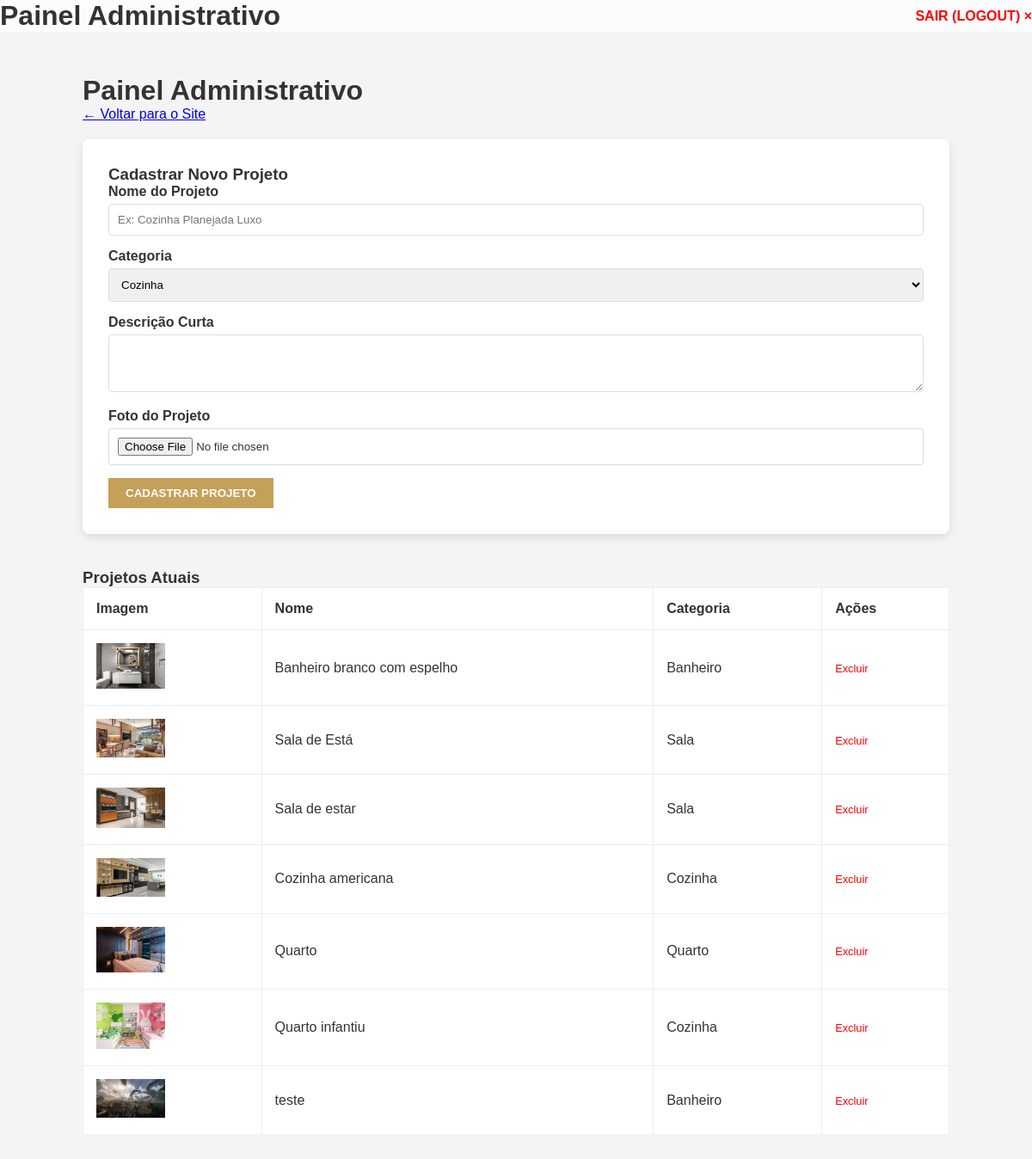
The app's page /admin (signed in) with its own data.
### models.py (models this page shows)
class Movel(db.Model):
    id = db.Column(db.Integer, primary_key=True)
    nome = db.Column(db.String(100), nullable=False)
    categoria = db.Column(db.String(50), nullable=False)
    descricao = db.Column(db.Text, nullable=False)
    imagem_url = db.Column(db.String(200), nullable=False)
    preco_base = db.Column(db.Float, nullable=True) # Agora ele será criado corretamente

### app.py (the view)
@app.route('/admin')
@login_required  # Protege a página de administração
def admin():
    todos = Movel.query.all()
    return render_template('admin.html', moveis=todos)

### app.py (called while the page is built)
@login_manager.user_loader
def load_user(user_id):
    return Usuario.query.get(int(user_id))

### templates/admin.html (shortened to what this page needs)
<!DOCTYPE html>
<html lang="pt-br">
<head>
    <link rel="stylesheet" href="{{ url_for('static', filename='css/style.css') }}">
</head>
<body>
    <div style="display: flex; justify-content: space-between; align-items: center;">
    <h1>Painel Administrativo</h1>
    <a href="/logout" style="color: red; text-decoration: none; font-weight: bold;">SAIR (LOGOUT) ×</a>
    </div>
    <div class="admin-container">
        <h1>Painel Administrativo</h1>
        <a href="/" style="display:inline-block; margin-bottom: 20px;">← Voltar para o Site</a>
        <div class="form-add">
            <h3>Cadastrar Novo Projeto</h3>
            <form action="/admin/add" method="POST" enctype="multipart/form-data">
                <div class="form-group">
                    <label>Nome do Projeto</label>
                    <input type="text" name="nome" required placeholder="Ex: Cozinha Planejada Luxo">
                </div>
                <div class="form-group">
                    <label>Categoria</label>
                    <select name="categoria">
                        <option value="Cozinha">Cozinha</option>
                    </select>
                </div>
                <div class="form-group">
                    <label>Descrição Curta</label>
                    <textarea name="descricao" rows="3" required></textarea>
                </div>
                <div class="form-group">
                    <label>Foto do Projeto</label>
                    <input type="file" name="imagem" accept="image/*" required>
                </div>
                <button type="submit" class="btn-save">CADASTRAR PROJETO</button>
            </form>
        </div>
        <h3>Projetos Atuais</h3>
        <table class="admin-table">
            <thead>
                <tr>
                    <th>Imagem</th>
                    <th>Nome</th>
                    <th>Categoria</th>
                    <th>Ações</th>
                </tr>
            </thead>
            <tbody>
                {% for movel in moveis %}
                <tr>
                    <td><img src="{{ url_for('static', filename='img/' + movel.imagem_url) }}" width="80"></td>
                    <td>{{ movel.nome }}</td>
                    <td>{{ movel.categoria }}</td>
                    <td>
                        <a href="/admin/delete/{{ movel.id }}" class="btn-delete" onclick="return confirm('Tem certeza?')">Excluir</a>
                    </td>
                </tr>
                {% endfor %}
            </tbody>
        </table>
    </div>
</body>
</html>

### static/css/style.css (style rules this page uses)
* { margin: 0; padding: 0; box-sizing: border-box; }
body { font-family: 'Montserrat', sans-serif; background-color: #fcfcfc; color: #333; overflow-x: hidden; }

### templates/admin.html (style rules this page uses)
.admin-container { padding: 50px 8%; background: #f4f4f4; min-height: 100vh; }
.form-add { background: white; padding: 30px; border-radius: 8px; margin-bottom: 40px; box-shadow: 0 4px 10px rgba(0,0,0,0.1); }
.form-group { margin-bottom: 15px; }
.form-group label { display: block; margin-bottom: 5px; font-weight: bold; }
.form-group input, .form-group textarea, .form-group select { width: 100%; padding: 10px; border: 1px solid #ddd; border-radius: 4px; }
.btn-save { background: #c5a059; color: white; border: none; padding: 10px 20px; cursor: pointer; font-weight: bold; }
.admin-table { width: 100%; border-collapse: collapse; background: white; }
.admin-table th, .admin-table td { padding: 15px; border: 1px solid #eee; text-align: left; }
.btn-delete { color: red; text-decoration: none; font-size: 0.8rem; }

### records on screen
Movel: imagem_url (picture), nome "Banheiro branco com espelho", categoria "Banheiro"
Movel: imagem_url (picture), nome "Sala de Está", categoria "Sala"
Movel: imagem_url (picture), nome "Sala de estar", categoria "Sala"
Movel: imagem_url (picture), nome "Cozinha americana", categoria "Cozinha"
Movel: imagem_url (picture), nome "Quarto", categoria "Quarto"
Movel: imagem_url (picture), nome "Quarto infantiu", categoria "Cozinha"
Movel: imagem_url (picture), nome "teste", categoria "Banheiro"
